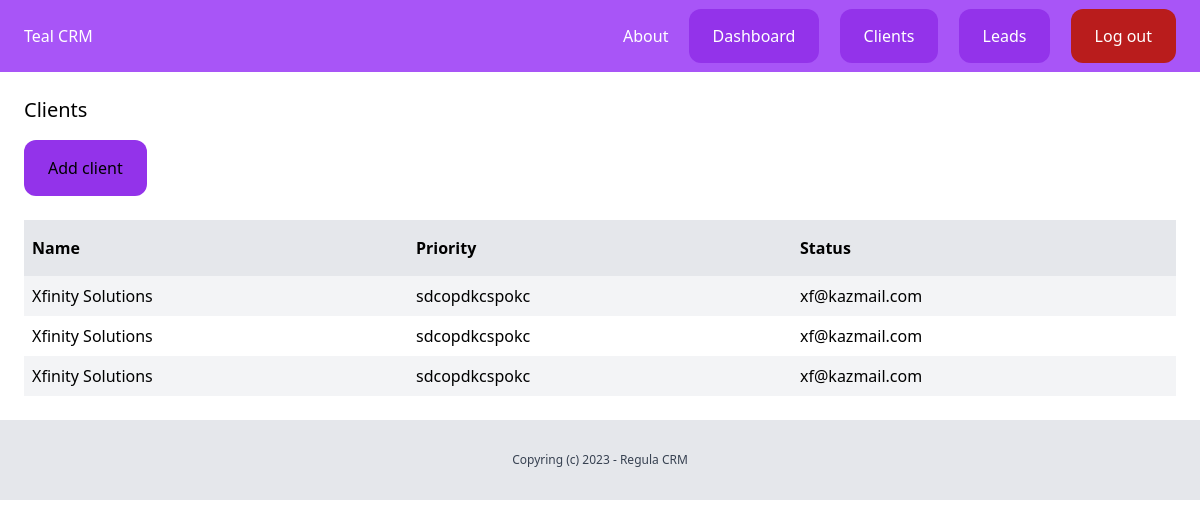
/clients/ (signed in), run on an earlier commit of the app's database.
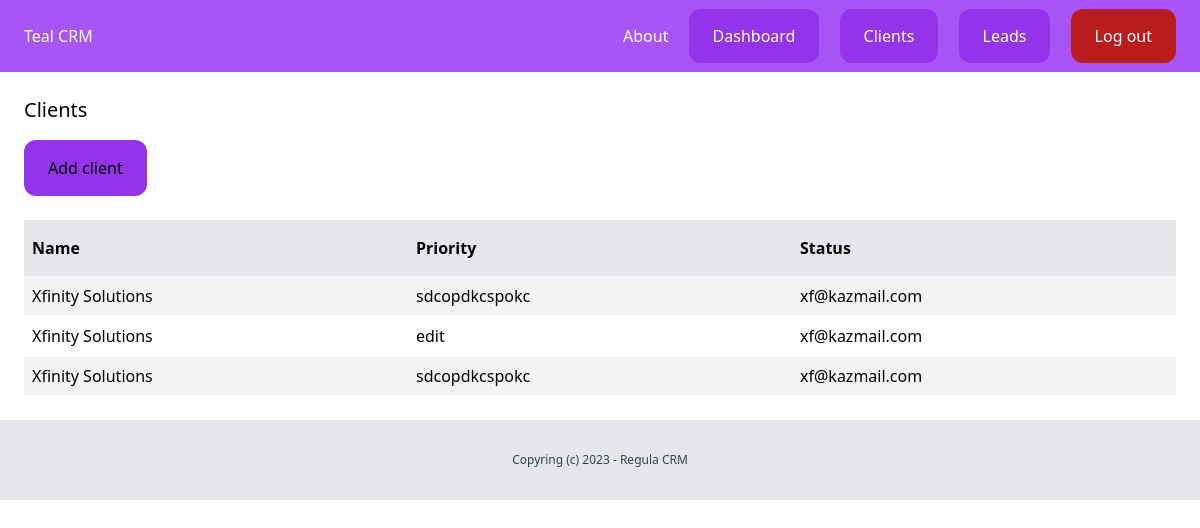
And on a later commit of the database.
### client/models.py (models this page shows, shortened)
class Client(models.Model):
    name=models.CharField(max_length=255)
    email=models.EmailField()
    description=models.TextField(blank=True, null=True)
    create_by=models.ForeignKey(User, related_name='clients', on_delete=models.CASCADE)
    create_at=models.DateTimeField(auto_now_add=True)

### client/views.py (the view)
# urls.py: path("", views.clients_list, name='clients_list'),
@login_required
def clients_list(request):
    clients=Client.objects.filter(create_by=request.user)
    return render(request, 'client/clients_list.html', {
        "clients":clients
    })

### client/templates/client/clients_list.html (shortened to what this page needs)
{%extends 'core/base.html'%}
{%block content%}
    <div class="px-6 py-6" >
        <h1 class="mb-4 text-xl">Clients</h1>
        <a href="{%url 'client_add'%}" class="inline-block py-4 px-6 rounded-xl bg-purple-600">Add client</a>
        {%if clients%}
            <div class="mt-6 flex justify-between">
                <p class="py-4 px-2 bg-gray-200 font-semibold w-full">Name</p>
                <p class="py-4 px-2 bg-gray-200 font-semibold w-full">Priority</p>
                <p class="py-4 px-2 bg-gray-200 font-semibold w-full">Status</p>
            </div>
            {%for client in clients%}
                <div class="flex justify-between">
                    <p class="py-2 px-2 w-full {%cycle 'bg-gray-100' ''%}">
                        <a href="{%url 'clients_detail' client.id%}">{{client.name}}</a>
                    </p>
                    <p class="py-2 px-2 w-full {%cycle 'bg-gray-100' ''%}">{{client.description}}</p>
                    <p class="py-2 px-2 w-full {%cycle 'bg-gray-100' ''%}">{{client.email}}</p>
                </div>
            {%endfor%}
        {%else%}
            <p class="px-2 py-2">There are no clients in the database yet ...</p>
        {%endif%}
    </div>
{%endblock%}

What changed in the data, as far as the page shows it:
changed Client: description "sdcopdkcspokc" → "edit"
